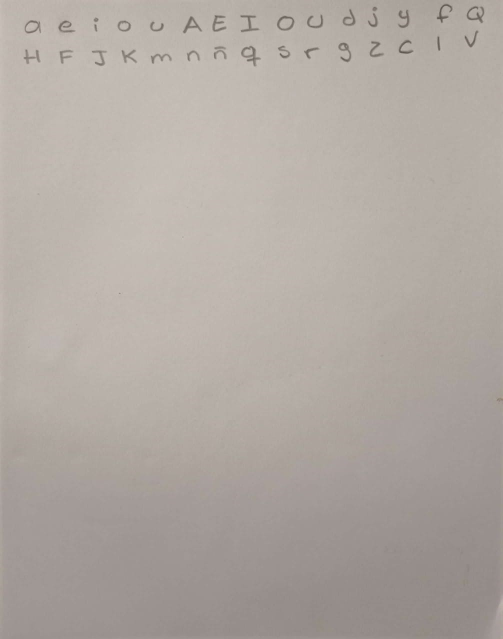
#> input picture letrasSeparadas.jpg, 1006 x 1278 px (shown at 1/2 size)
$ python digitalizador.py
#> lines starting #> are read from the running program, lines starting #| are printed output that depends on the picture; after the words box and inside, x2 and y2 are one past the last pixel; in counts of white or black regions, pixels touching at a corner belong together
import cv2

img = cv2.imread(r"letrasSeparadas.jpg")
#> img is the input picture: shape (1278, 1006, 3); mean B, G, R 162.4, 168.8, 176.4
image = img.copy()  #  Creating a copy of the image to make changes
grey = cv2.cvtColor(img, cv2.COLOR_BGR2GRAY)  #  Converting to greyscale
# Apply Otsu filtering
otsu1 = cv2.adaptiveThreshold(grey, 255, cv2.ADAPTIVE_THRESH_MEAN_C, cv2.THRESH_BINARY_INV, 11, 2)
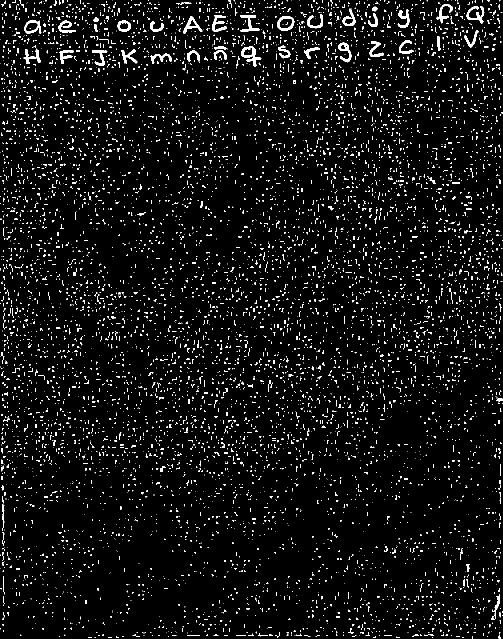
#> otsu1: shape (1278, 1006) (shown at 1/2 size); 5.3% white in thin lines or dots

kernel = cv2.getStructuringElement(cv2.MORPH_RECT, (3,3))
dilation = cv2.dilate(grey, kernel, iterations = 1)
contours, hierarchy = cv2.findContours(dilation, cv2.RETR_EXTERNAL,
                            cv2.CHAIN_APPROX_NONE)
#> contours = 1 contour; box (x1, y1, x2, y2) and area: (0, 0, 1006, 1278) 1283385
img_contours = cv2.drawContours(img, contours, -1, (0, 255, 0), 3)

img_list = []  #  initialize empty list
count = 0  #  keep a count for the words (optional)
for c in contours:
    x, y, w, h = cv2.boundingRect(c)  #  get coordinates of contouts
    if w>5 and h>25:  #  threshold for size of bounding box
        count += 1
        img_list.append(cv2.resize(otsu1[y:h+y, x:w+x], (128, 64))) # Resizing to fixed size
        rect = cv2.rectangle(image, (x, y), (x + w, y + h), (0, 255, 0), 2) # Draw Bounding boxes
#> this loop made 1 pass
#> (x, y, w, h, count) on pass 1: (0, 0, 1006, 1278, 1)
#> after the loop, count = 1; img_list = 1 item

print(count, " words extracted!")
#| 1  words extracted!

import matplotlib.pyplot as plt
ax = plt.subplots(2,3, figsize=(12,7))[1]
ax[0,0].imshow(image)
ax[0,0].set_title('Image')
ax[0,1].imshow(otsu1)
ax[0,1].set_title('Otsuing')
ax[0,2].imshow(img)
ax[0,2].set_title('Contours')
ax[1,0].imshow(img_contours)
ax[1,0].set_title('Re-Otsuing')
ax[1,1].imshow(dilation)
ax[1,1].set_title('Dilated')
ax[1,2].imshow(image)
ax[1,2].set_title('Result')
plt.show()
#> figure, not shown here; B, G, R data is drawn as R, G, B

$ run again, with imgEjm.jpg copied over letrasSeparadas.jpg
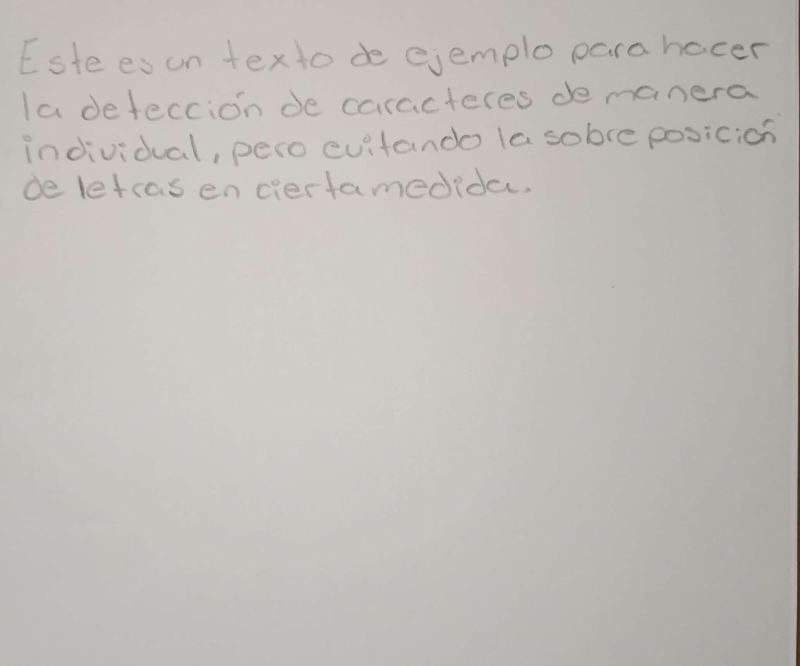
#> input picture imgEjm.jpg, 1600 x 1332 px (shown at 1/2 size)
#> img is the input picture: shape (1332, 1600, 3); mean B, G, R 185.4, 189.5, 193.7
#> `otsu1 = cv2.adaptiveThreshold(grey, 255, cv2.ADAPTIVE_THRESH_MEAN_C, c..`:
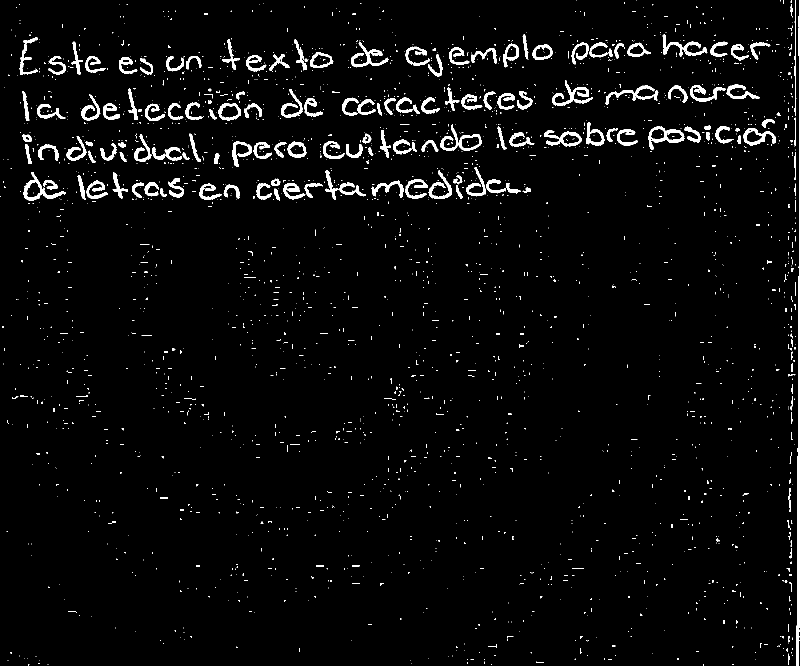
#> otsu1: shape (1332, 1600) (shown at 1/2 size); 3.5% white; 2498 white regions (2281 under 20 px)
#> contours = 1 contour; box (x1, y1, x2, y2) and area: (0, 0, 1600, 1332) 2128269
#> the loop `for c in contours:` made 1 pass
#> (x, y, w, h, count) on pass 1: (0, 0, 1600, 1332, 1)
#> after the loop `for c in contours:`: count = 1; img_list = 1 item
#| 1  words extracted!

$ run again, with superficieIrregular.jpg copied over letrasSeparadas.jpg
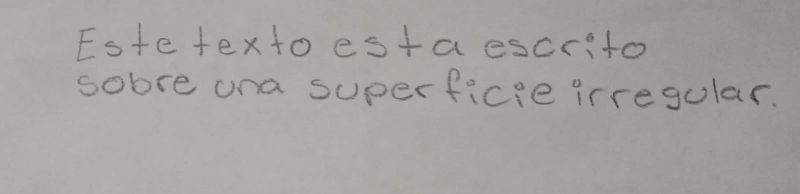
#> input picture superficieIrregular.jpg, 1599 x 388 px (shown at 1/2 size)
#> img is the input picture: shape (388, 1599, 3); mean B, G, R 158.6, 161.7, 165.6
#> `otsu1 = cv2.adaptiveThreshold(grey, 255, cv2.ADAPTIVE_THRESH_MEAN_C, c..`:
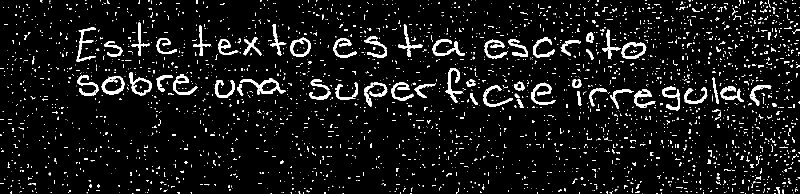
#> otsu1: shape (388, 1599) (shown at 1/2 size); 6.9% white; 2839 white regions (2621 under 20 px)
#> contours = 1 contour; box (x1, y1, x2, y2) and area: (0, 0, 1599, 388) 618426
#> `img_contours = cv2.drawContours(img, contours, -1, (0, 255, 0), 3)`:
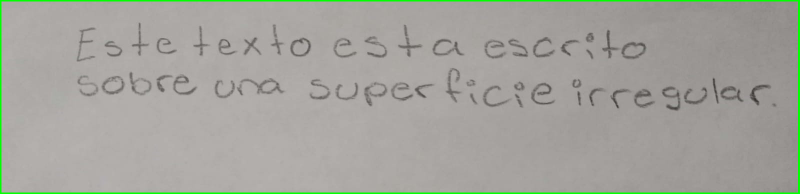
#> img_contours: shape (388, 1599, 3) (shown at 1/2 size); mean B, G, R 155.6, 163.5, 162.5
#> the loop `for c in contours:` made 1 pass
#> (x, y, w, h, count) on pass 1: (0, 0, 1599, 388, 1)
#> after the loop `for c in contours:`: count = 1; img_list = 1 item
#| 1  words extracted!
